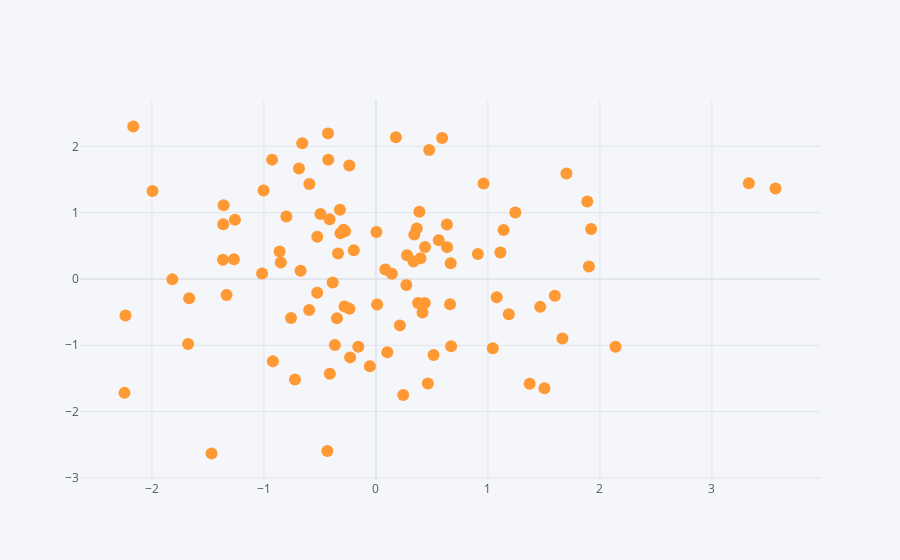

Notebook code cell kept with this figure:
### Markdown cell above
## Scatter

### Code cell
df.iplot(kind='scatter',x='A',y='B',mode='markers')
